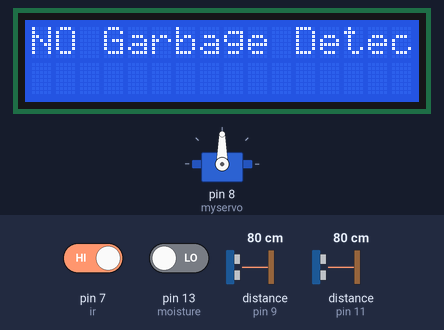
Bench run of a sketch on a simulated Arduino Uno, built with avr-gcc and run on an emulated ATmega328P. Parts: 16×2 character LCD, servo. Wiring (inferred from the names in the program): 2 × ultrasonic range finder: trigger pin 10, echo pin 9 / trigger pin 12, echo pin 11. The inputs (shaded band) are chosen by the test bench; at power-on: pin 7 (ir) HIGH, pin 13 (moisture) LOW, distance to the obstacle (sensors on pin 9, pin 11) 80 cm. The echo pulse lasts 58.3 µs per cm; what the sketch prints to the serial monitor is not drawn.

Above: at 1.3 s.
1.4 s: pin 7 (ir) driven LOW
At 3.1 s:
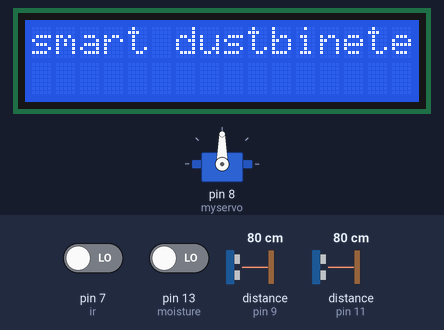
6.1 s: pin 13 (moisture) driven HIGH
At 6.24 s:
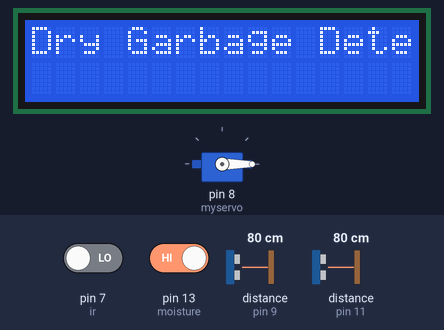
10.8 s: distance to the obstacle (sensor on pin 9) set to 17 cm
13.5 s: distance to the obstacle (sensor on pin 9) set to 14 cm
At 15.8 s:
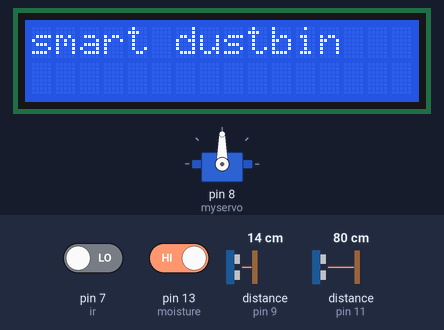
18.2 s: distance to the obstacle (sensor on pin 9) set to 18 cm
At 20.7 s:
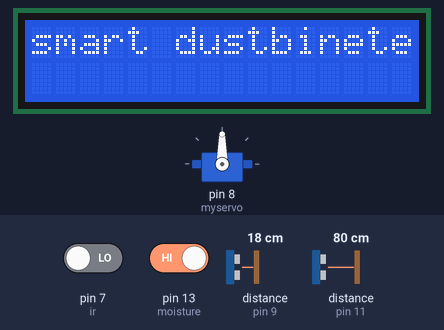
22.9 s: distance to the obstacle (sensor on pin 9) set to 2 cm
At 24.8 s:
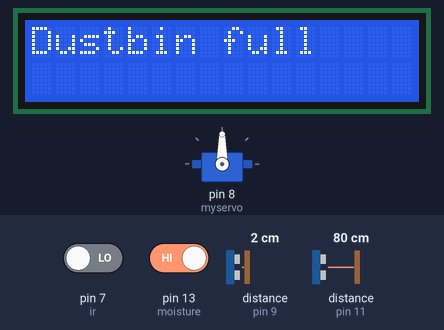
Timing chart, 0 to 26.3 s (numbered marks = the images above; inputs shaded):
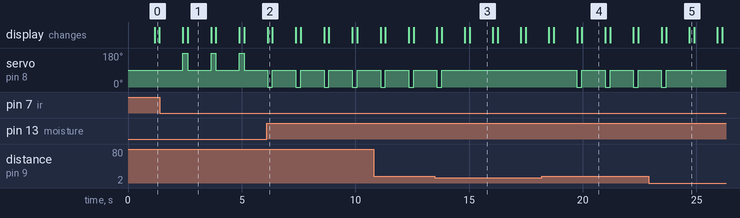

The sketch:

main.ino
```cpp
#include <LiquidCrystal_I2C.h>

#include <Servo.h>


LiquidCrystal_I2C lcd(32,16,2);
const int trig1 = 10;
const int echo1 = 9;
const int trig2 = 12;
const int echo2 = 11;
int moisture = 13;
int ir = 7;
int servo = 8;
Servo myservo;

void setup() {
  // put you
  lcd.begin(16,2);
lcd.init();
    lcd.backlight();
  // 1st NUmber
pinMode(ir,INPUT);
  pinMode(moisture,INPUT);
Serial.begin(9600);
myservo.attach(8);
pinMode(echo1,INPUT);
pinMode(trig1,OUTPUT);
pinMode(echo2,INPUT);
pinMode(trig2,OUTPUT);
myservo.write(90);
}

void loop() {
myservo.write(90);
  lcd.setCursor(0,0);
  lcd.print("smart dustbin");

digitalWrite(trig1,LOW);
digitalWrite(trig1,HIGH);
digitalWrite(trig1,LOW);
digitalWrite(trig2,LOW);
digitalWrite(trig2,HIGH);
digitalWrite(trig2,LOW);

int system1= pulseIn(9,HIGH);
int distance1 = (0.034*system1)/2;
int system2= pulseIn(11,HIGH);
int distance2 = (0.034*system2)/2;

int irsystem= digitalRead(7);
  int drop= digitalRead(13);
  Serial.println(irsystem);
    Serial.println(drop);

if(distance1 < 15 && distance2 < 15){
   lcd.clear();
  lcd.setCursor(0,0);
  lcd.println("Dustbin full");
  Serial.println("Dustbin full") ;
  delay(200);

}else  if (irsystem == 0 && drop == 0){
  lcd.clear();
  myservo.write(180);
   lcd.setCursor(0,0);
  lcd.println("Wet Garbage Detected");
    Serial.println("Wet Garbage Detected") ;
  delay(200);

}else if(irsystem == 0  && drop == 1){
  lcd.clear();
   myservo.write(0);
    lcd.setCursor(0,0);
  lcd.println("Dry Garbage Detected");
    Serial.println("Dry Garbage Detected") ;
  delay(200);
}else{
   lcd.clear();
   myservo.write(90);
      lcd.setCursor(0,0);
  lcd.println("NO Garbage Detected");
    Serial.println("No Garbage Detected") ;
  delay(200);

}
}
```

Measured:
- the behaviour switches between 16 and 15 cm on distance to the obstacle (sensor on pin 9) (found by bisection; images 2 and 3)
- after the input at 1.4 s, servo on pin 8 (myservo): alternates 180° for 0.21 s and 90° for 1.0 s, starting after 1.0 s; the display: first changes after 1.0 s (image 1 shows a later state)
- after the input at 6.1 s, the display: changes at once (image 2)
- after the input at 13.5 s, servo on pin 8 (myservo): goes on until 13.8 s, then stays 90°; the display: first differs from a run without the input after 1.3 s (image 3 shows a later state)
- after the input at 18.2 s, servo on pin 8 (myservo): alternates 90° for 1.0 s and 0° for 0.21 s, starting after 1.5 s; the display: first differs from a run without the input after 1.5 s (image 4 shows a later state)
- after the input at 22.9 s, servo on pin 8 (myservo): goes on until 23.7 s, then stays 90°; the display: first differs from a run without the input after 1.8 s (image 5)
- what the display in image 1 shows lasts 1.1 s, from 2.6 s to 3.7 s
